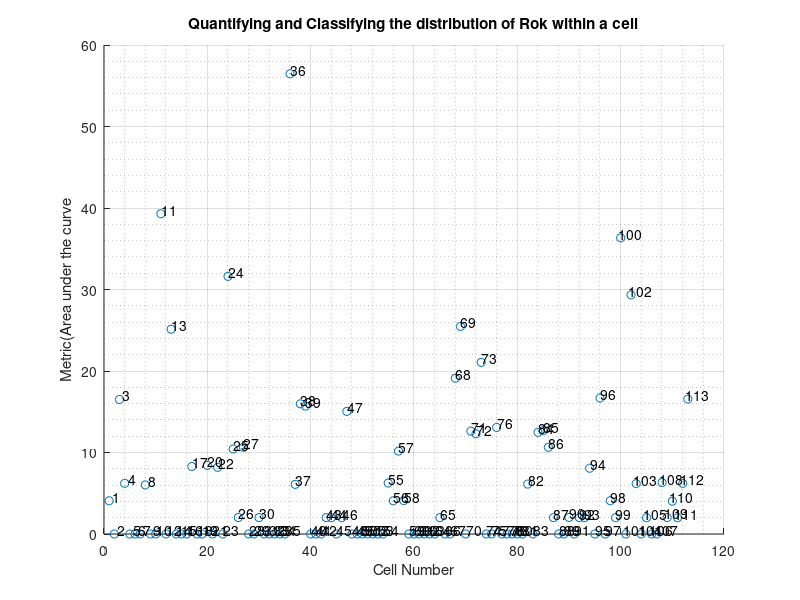

MATLAB code to generate this figure:
%% This script calculates the half life of the Rok Plots to be able to show that the half life increases and hence to be able to say that the Rok is diffused and is not centered anymore like it used to be

%% Here we try and get the Covariance as a function of the distance between maximas(basically we try and see whether the maximas in Pearson corelation correspond to the lag equal to the maximal distance


%Ignore the initial comments; this script has the metric!

 %%
load('spn_rokxmyosin');


if 1 %% this segment of the code fits a pokynomial to the plot of Rok intensity and then plots the polynomial on to the Rok plot
area=[];

for cell_index=1:cell_number, %%which cell we are looking at
    
    %%this segment normalizes the intensities between zero and one for each
  %%cell individually
    [rmx,t]=max(cell_rok(cell_index).mean);
    %[rmn,t]=min(cell_rok(cell_index).mean);
    
   
    cell_rok(cell_index).mean = cell_rok(cell_index).mean/(rmx) ; 
    cell_rok(cell_index).mean = (2/cell_rok(cell_index).mean(1,1))*cell_rok(cell_index).mean ;

   
  

  %%
    
if(cell(cell_index).average_maxima_distance <=30 ) % this helps us ignore the outliers
      
    if (size(cell_rok(cell_index).mean,1) >=25)
        y=cell_rok(cell_index).mean(1:25,:)';
        x=[1:1:25];
        p=polyfit(x,y,7);
        f = polyval(p,x);
        
        %%horizontal line intersection part
y1=2*ones(1,25);
y2=y;
idx = find(y1 - y2 < eps, 1,'last'); %// Index of coordinate in array
px = x(idx);
py = y1(idx);  
%
        plot(x,y,'o',x,f,'-')
    end

    if (size(cell_rok(cell_index).mean,1) <25)
        y=cell_rok(cell_index).mean(:,:)';
        x=[1:1:size(cell_rok(cell_index).mean,1)];
        p=polyfit(x,y,10);
    
        f = polyval(p,x);

       %%horizontal line intersection part
y1=2*ones(1,size(f,2));
y2=y;
idx = find(y1 - y2 < eps, 1,'last'); %// Index of coordinate in array
px = x(idx);
py = y1(idx);
%
       plot(x,y,'o',x,f,'-')
    end
hold on
end %ignoring the outliers

f=f(:,1:px);
trap=trapz(f)% - 2*(px-1);
area = [area trap];

end

k=waitforbuttonpress;
hold off;


%%now to plot onto the graph
x=[1:1:cell_number];
y=area;
scatter(x,y);

title('Quantifying and Classifying the distribution of Rok within a cell');
ylabel('Metric(Area under the curve');
xlabel('Cell Number');

if 0
hy1 = graph2d.constantline(0, 'Color',[1 0 0]);
changedependvar(hy1,'y');


hy2 = graph2d.constantline(0.5, 'Color',[0 0 1]);
changedependvar(hy2,'y');
legend([hy1 hy2],'Concentrated Rok Focus marker','Rok Ring marker');
end

a = [1:1:cell_number]'; b = num2str(a); c = cellstr(b);
dx = 0.5; dy = 0.5; % displacement so the text does not overlay the data points
text(x-dx, y+dy, c);

%%
grid on;
grid minor;
end











%% I tried the average slope but that method failed to give me useful output to distinguish between the plots : DOES NOT WORK

if 0
average_slope=[];

for cell_index = 1:cell_number,
    
    average_slope=[average_slope (cell_rok(cell_index).mean(10) - cell_rok(cell_index).mean(1) )/10 ];
    
end

scatter([1:1:cell_number],average_slope);
hy = graph2d.constantline(0, 'Color',[0 0 0]);
changedependvar(hy,'y');
end
